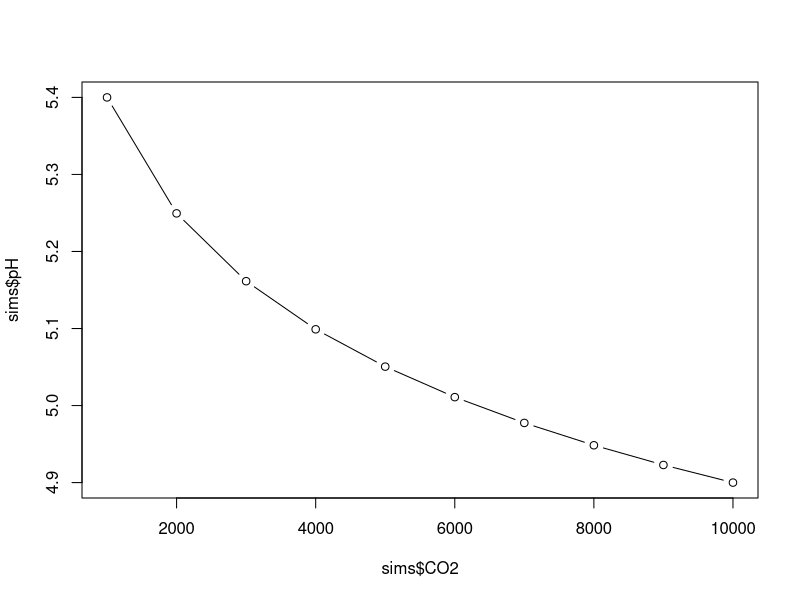
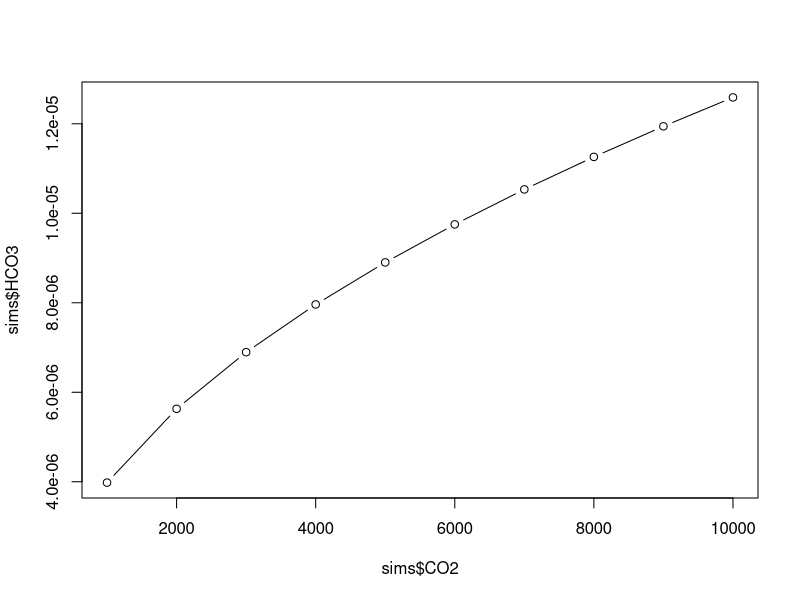
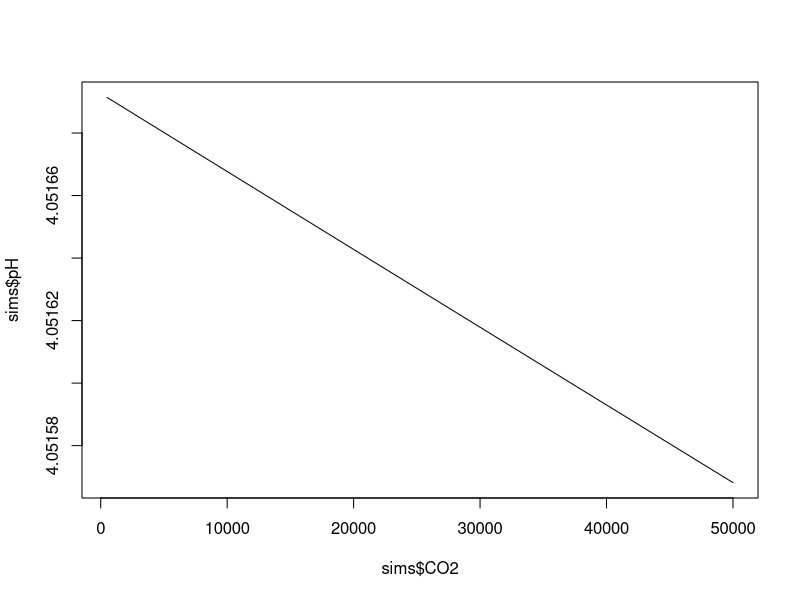
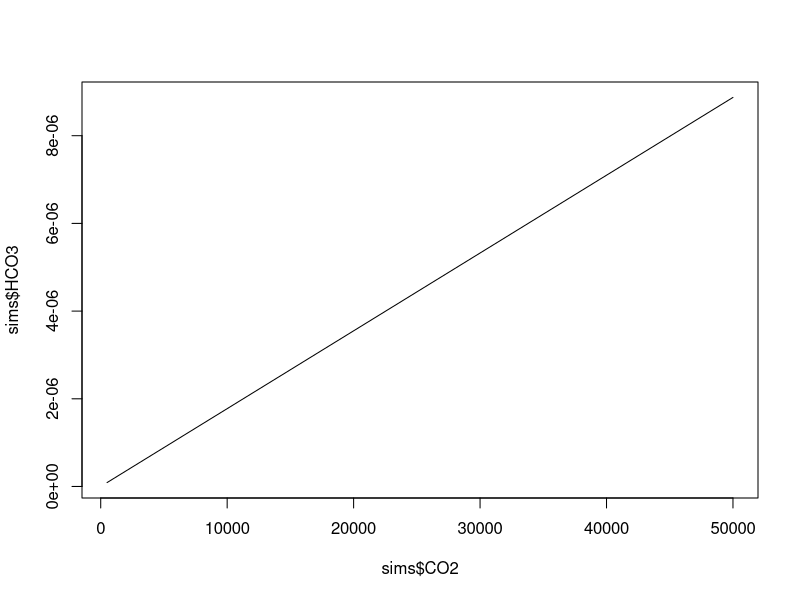

Here is the R script that generated these plots, in order:
rm(list = ls())
#### Instructions ----
# CO2 + H2O = H2CO3      - kH
# H2CO3 = HCO3- + H+     - k1
# HCO3- = CO32- + H+     - k2

# input parameters ----
temp = 20
temp_kelvin = temp + 273.15
CO2_g = 400 # ppm

# mass action constants ----
kH = 10^-1.5 # mol/atm
k1 = 10^-6.3
k2 = 10^-10.3
kcc = 3.3e-9
kw = 1e-14

# open system ----
# DIC species in equilibrium with CO2
# kH = H2CO3 / CO2
# k1 = (H * HCO3) / H2CO3
# k2 = (H * CO3) / HCO3
# k1 * k2 = (H^2 * CO3) / H2CO3
# kw = H * OH
# charge balance
# H = HCO3 + 2*CO3 + OH
# H = HCO3
# HCO3 = sqrt(k1 * kH * CO2)

open_system = function(CO2_g){
  HCO3 = sqrt(k1 * kH * CO2_g * 1e-6)
  pH = -log10(HCO3)
  return(results = data.frame(pH = pH, HCO3 = HCO3))
}

open_system(1e2)

CO2_g = seq(1e3, 1e4, 1e3)
for (i in 1:length(CO2_g)) {
  result = open_system(CO2_g[i])
  result$CO2 = CO2_g[i]
  if (i == 1) {
    sims = result
  } else {
    sims = rbind(sims, result)
  }
}
plot(sims$CO2, sims$pH, type = "b")
plot(sims$CO2, sims$HCO3, type = "b")

# closed system ----
find_proton = function(proton, DIC, k1, k2, kw){
  # k1 = (proton * HCO3) / H2CO3
  # k2 = (proton * CO3) / HCO3
  # k1 * k2 = (proton^2 * CO3) / H2CO3
  # DIC = H2CO3 + HCO3- + CO32-
  # H2CO3 = DIC - (H2CO3 * k1) / proton - (H2CO3 * k1 * k2) / (proton^2)
  denom = 1 + k1/proton + (k1*k2)/(proton^2) 
  H2CO3 = DIC / denom
  # H+ = HCO3- + 2*CO32- + OH-
  neutral_charge = (H2CO3*k1)/proton + 2*(k1*k2*H2CO3)/(proton^2) + kw/proton - proton
  return(neutral_charge)
}

closed_system = function(CO2_g) {
  DIC = CO2_g * 1e-6 * kH
  proton = uniroot(find_proton, lower = 1e-14, upper = 1e-1, DIC = DIC, k1 = k1, k2 = k2, kw = kw)$root
  denom = 1 + k1/proton + (k1*k2)/(proton^2)
  H2CO3 = DIC / denom
  HCO3 = H2CO3 * k1 / proton
  CO3 = HCO3 * k2 / proton
  pH = -log10(proton)
  return(results = data.frame(pH = pH, H2CO3 = H2CO3, HCO3 = HCO3, CO3 = CO3))
}

closed_system(1e2)

CO2_g = seq(5e2, 5e4, 5e2)
for (i in 1:length(CO2_g)) {
  result = closed_system(CO2_g[i])
  result$CO2 = CO2_g[i]
  if (i == 1) {
    sims = result
  } else {
    sims = rbind(sims, result)
  }
}

plot(sims$CO2, sims$pH, type = "l")
plot(sims$CO2, sims$HCO3, type = "l")

# alkalinity ----
find_proton = function(proton, Alk, k1, k2, kw){
  # k1 = (proton * HCO3) / H2CO3
  # k2 = (proton * CO3) / HCO3
  # k1 * k2 = (proton^2 * CO3) / H2CO3
  # kw = proton * OH
  # Alk = HCO3 + 2*CO3
  denom = 1 + 2*k2/proton
  HCO3 = Alk / denom
  H2CO3 = (HCO3 * proton) / k1
  CO3 = (HCO3 * k2) / proton
  # H = HCO3 + 2CO3 + OH
  neutral_charge = HCO3 + 2*CO3 + (kw/proton) - proton
  return(neutral_charge)
}

Alk = seq(1e-3, 5e-2, 1e-3) # mmol/L
for (i in 1:length(Alk)) {
  proton = uniroot(find_proton, lower = 1e-14, upper = 1e-1, Alk = Alk[i], k1 = k1, k2 = k2, kw = kw)$root
  denom = 1 + 2*k2/proton
  HCO3 = Alk / denom
  H2CO3 = (HCO3 * proton) / k1
  CO3 = (HCO3 * k2) / proton
  pH = -log10(proton)
  results = data.frame(pH = pH, H2CO3 = H2CO3, HCO3 = HCO3, CO3 = CO3)
  if (i == 1) {
    sims = results
  } else {
    sims = rbind(sims, results)
  }
}


